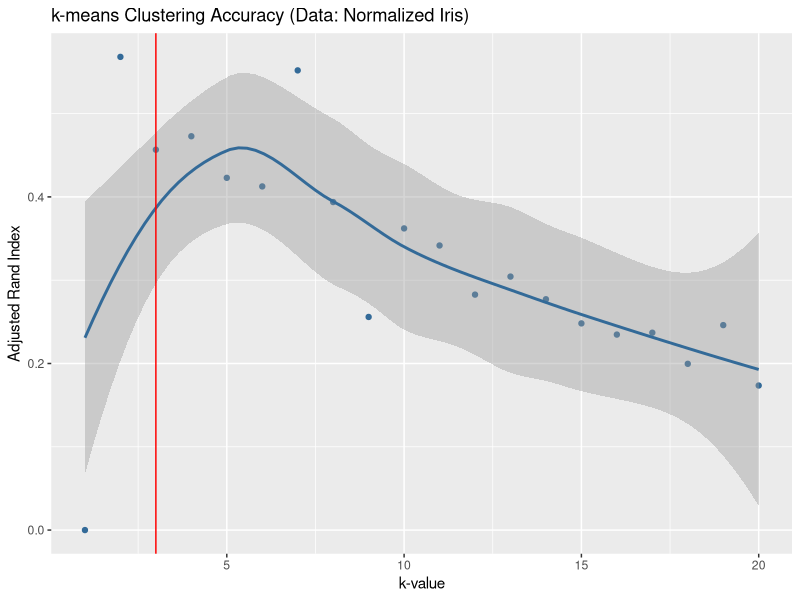
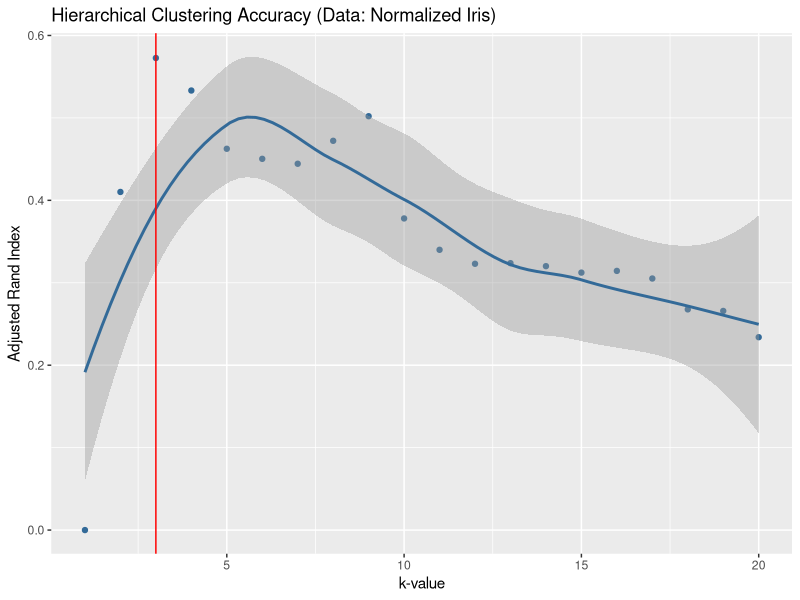
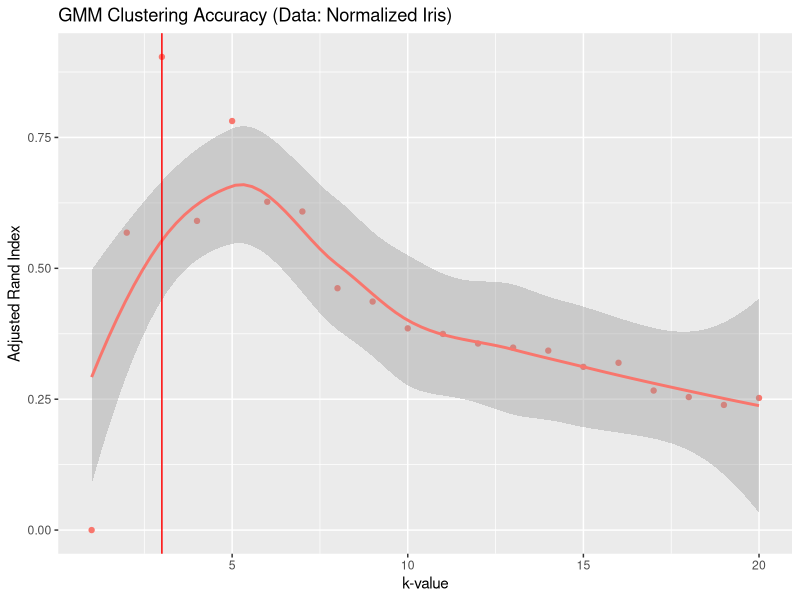
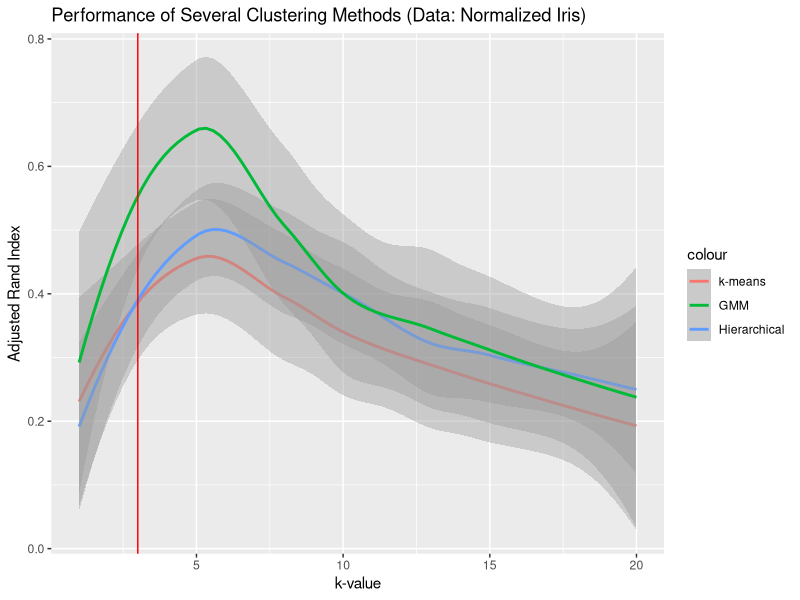

Generate these figures, in order, with R:
## Cluster analysis of the Iris dataset
## Author: Kevin Jin

## To-do:
## 1. Clean up code and increase readability and efficiency.

library(dplyr)
library(ggplot2)
library(mclust) # Gaussian mixture models

# Load data
data(iris)

# Scale data
unscaled <- iris %>% select(-Species) # Remove species column
scaled <- unscaled %>% mutate_all(scale)

##### EXTRACT GROUND TRUTH #####
truth <- as.numeric(iris$Species) # Ground truth: 4 species

##### K-MEANS #####
max_k <- 20
kmeans_mat <- matrix(
  nrow = max_k,
  ncol = nrow(iris),
  byrow = TRUE
)

# Generate k-means clustering from scaled features
for (k in 1:max_k) {
  kmeans_mat[k, ] <- kmeans(
    x = scaled,
    centers = k,
    #iter.max = 30,
    #nstart = 20
  )[["cluster"]]
}
kmeans_scaled <- as.data.frame(kmeans_mat)

# Generate k-means clustering from unscaled features
for (k in 1:max_k) {
  kmeans_mat[k, ] <- kmeans(
    x = unscaled,
    centers = k,
    #iter.max = 30,
    #nstart = 20
  )[["cluster"]]
}
kmeans_unscaled <- as.data.frame(kmeans_mat)

# Calculate adjusted Rand index for k-means over 1:20
kmeans_ari <- matrix(
  nrow = max_k,
  ncol = 2,
  byrow = TRUE
)
for (i in 1:max_k) {
  # ARI for k-means clustering of scaled features
  kmeans_ari[i, 1] <- adjustedRandIndex(
    unlist(kmeans_scaled[i, ]),
    truth
  )
  # ARI for k-means clustering of unscaled features
  kmeans_ari[i, 2] <- adjustedRandIndex(
    unlist(kmeans_unscaled[i, ]),
    truth
  )
}
kmeans_ari <- as.data.frame(kmeans_ari)
names(kmeans_ari) <- c("ARI_scaled", "ARI_unscaled")
k_values <- 1:max_k
kmeans_ari <- mutate(kmeans_ari, k_values = as.numeric(row.names(kmeans_ari)))

# Visualize k-means clustering accuracy
ggplot(kmeans_ari, aes(x = k_values)) +
  geom_point(aes(
    y = ARI_scaled,
    color = 3
  )) +
  geom_smooth(aes(
    y = ARI_scaled,
    color = 3
  )) +
  # geom_point(aes(
  #   y = ARI_unscaled,
  #   color = "steelblue"
  # )) +
  # geom_line(aes(
  #   y = ARI_unscaled,
  #   color = "steelblue"
  # )) +
  geom_vline(
    xintercept = 3,
    color = "red"
  ) +
  labs(
    title = "k-means Clustering Accuracy (Data: Normalized Iris)",
    x = "k-value",
    y = "Adjusted Rand Index"
   # color = "Features"
  ) +
  theme(legend.position = "none")
  #scale_color_hue(labels = c("Scaled", "Unscaled")) +
  #scale_x_continuous(breaks = seq(0, max_k, by = 2)) +
  #scale_y_continuous(breaks = seq(0, 1, by = 0.1))

##### HIERARCHICAL #####

# Generate hierarchical clusters
hier_scaled_tree <- hclust(dist(scaled, method = "euclidean"),
  method = "complete" # Complete linkage
)

hier_unscaled_tree <- hclust(dist(unscaled, method = "euclidean"),
  method = "complete"
)

max_k <- 20
hier_mat <- matrix(
  nrow = max_k,
  ncol = nrow(iris),
  byrow = TRUE
)

# Generate hierarchical clustering from scaled features
for (k in 1:max_k) {
  hier_mat[k, ] <- cutree(hier_scaled_tree, k = k)
}
hier_scaled <- as.data.frame(hier_mat)

# Generate hierarchical clustering from unscaled features
for (k in 1:max_k) {
  hier_mat[k, ] <- cutree(hier_unscaled_tree, k = k)
}
hier_unscaled <- as.data.frame(hier_mat)

# Calculate ARI values for GMM over k = 1:20 (Ground truth: 3 species)
hier_ari <- matrix(nrow = max_k, ncol = 2, byrow = TRUE)
for (i in 1:max_k) {
  # ARI for hierarchical clustering of scaled features
  hier_ari[i, 1] <- adjustedRandIndex(
    unlist(hier_scaled[i, ]),
    truth
  )
  # ARI for hierarchical clustering of unscaled features
  hier_ari[i, 2] <- adjustedRandIndex(
    unlist(hier_unscaled[i, ]),
    truth
  )
}
hier_ari <- as.data.frame(hier_ari)
names(hier_ari) <- c("ARI_scaled", "ARI_unscaled")
k_values <- 1:max_k
hier_ari <- mutate(hier_ari, k_values = as.numeric(row.names(hier_ari)))

# Visualize hierarchical clustering accuracy
ggplot(hier_ari, aes(x = k_values)) +
  geom_point(aes(
    y = ARI_scaled,
    color = 3
  )) +
  geom_smooth(aes(
    y = ARI_scaled,
    color = 3
  )) +
  # geom_point(aes(
  #   y = ARI_unscaled,
  #   color = "steelblue"
  # )) +
  # geom_line(aes(
  #   y = ARI_unscaled,
  #   color = "steelblue"
  # )) +
  geom_vline(
    xintercept = 3,
    color = "red"
  ) +
  labs(
    title = "Hierarchical Clustering Accuracy (Data: Normalized Iris)",
    x = "k-value",
    y = "Adjusted Rand Index"
    #color = "Features"
  ) +
  theme(legend.position = "none")
  # scale_color_hue(labels = c("Scaled", "Unscaled")) +
  # scale_x_continuous(breaks = seq(0, max_k, by = 2)) +
  # scale_y_continuous(breaks = seq(0, 1, by = 0.1))

##### GAUSSIAN MIXTURE MODEL #####

# Generate Gaussian mixture model clusters
max_k <- 20
gmm_mat <- matrix(
  nrow = max_k,
  ncol = nrow(iris),
  byrow = TRUE
)

# Generate GMM clustering from scaled features
for (k in 1:max_k) {
  gmm_mat[k, ] <- Mclust(scaled, G = k)$classification
}
gmm_scaled <- as.data.frame(gmm_mat)

# Generate GMM clustering from unscaled features
for (k in 1:max_k) {
  gmm_mat[k, ] <- Mclust(unscaled, G = k)$classification
}
gmm_unscaled <- as.data.frame(gmm_mat)

# Calculate ARI values for GMM over k = 1:20 (Ground truth: 3 species)
gmm_ari <- matrix(nrow = max_k, ncol = 2, byrow = TRUE)
for (i in 1:max_k) {
  # ARI for GMM clustering of scaled features
  gmm_ari[i, 1] <- adjustedRandIndex(
    unlist(gmm_scaled[i, ]),
    truth
  )
  # ARI for GMM clustering of unscaled features
  gmm_ari[i, 2] <- adjustedRandIndex(
    unlist(gmm_unscaled[i, ]),
    truth
  )
}
gmm_ari <- as.data.frame(gmm_ari)
names(gmm_ari) <- c("ARI_scaled", "ARI_unscaled")
k_values <- 1:max_k
gmm_ari <- mutate(gmm_ari, k_values = as.numeric(row.names(gmm_ari)))

# Visualize GMM clustering accuracy
ggplot(gmm_ari, aes(x = k_values)) +
  geom_point(aes(
    y = ARI_scaled,
    color = "darkred"
  )) +
  geom_smooth(aes(
    y = ARI_scaled,
    color = "darkred"
  )) +
  # geom_point(aes(
  #   y = ARI_unscaled,
  #   color = "steelblue"
  # )) +
  # geom_line(aes(
  #   y = ARI_unscaled,
  #   color = "steelblue"
  # )) +
  geom_vline(
    xintercept = 3,
    color = "red"
  ) +
  labs(
    title = "GMM Clustering Accuracy (Data: Normalized Iris)",
    x = "k-value",
    y = "Adjusted Rand Index",
   # color = "Features"
  ) +
  theme(legend.position = "none")
  # scale_color_hue(labels = c("Scaled", "Unscaled")) +
  # scale_x_continuous(breaks = seq(0, max_k, by = 2)) +
  # scale_y_continuous(breaks = seq(0, 1, by = 0.1))

##### ALL METHODS #####

# Visualize accuracy of all clustering methods
accuracy <- right_join(kmeans_ari, gmm_ari, by = "k_values")
accuracy <- right_join(accuracy, hier_ari, by = "k_values")

names(accuracy) <- c(
  "kmeans_ari_scaled",
  "kmeans_ari_unscaled",
  "k_values",
  "gmm_ari_scaled",
  "gmm_ari_unscaled",
  "hier_ari_scaled",
  "hier_ari_unscaled"
)

ggplot(accuracy, aes(x = k_values)) +
  geom_smooth(aes(
    y = kmeans_ari_scaled,
    color = "darkred",
    # linetype = "solid"
  )) +
  # geom_line(aes(
  #   y = kmeans_ari_unscaled,
  #   color = "darkred",
  #   linetype = "twodash"
  # )) +
  geom_smooth(aes(
    y = hier_ari_scaled,
    color = "steelblue",
    # linetype = "solid"
  )) +
  # geom_line(aes(
  #   y = hier_ari_unscaled,
  #   color = "steelblue",
  #   linetype = "twodash"
  # )) +
  geom_smooth(aes(
    y = gmm_ari_scaled,
    color = "seagreen",
    # linetype = "solid"
  )) +
  # geom_line(aes(
  #   y = gmm_ari_unscaled,
  #   color = "seagreen",
  #   linetype = "twodash"
  # )) +
  geom_vline(
    xintercept = 3,
    color = "red"
  ) +
  labs(
    title = "Performance of Several Clustering Methods (Data: Normalized Iris)",
    x = "k-value",
    y = "Adjusted Rand Index"
  ) +
  # scale_x_continuous(breaks = seq(0, max_k, by = 2)) +
  # scale_y_continuous(breaks = seq(0, 1, by = 0.1)) +
  scale_color_hue(labels = c("k-means", "GMM", "Hierarchical")) 
  # scale_linetype(labels = c("Scaled", "Unscaled"))
